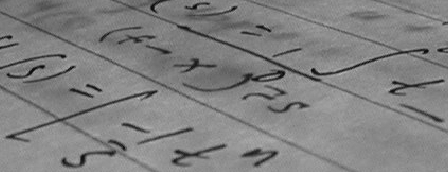
#> input picture skimage.data.text(), 448 x 172 px
$ jupyter execute lab_3_szkieletyzacja.ipynb
#> lines starting #> are read from the running program, lines starting #| are printed output that depends on the picture; after the words box and inside, x2 and y2 are one past the last pixel; in counts of white or black regions, pixels touching at a corner belong together
## Szkieletyzacja (skeletonization)

Szkieletyzacja polega na stopniowym usuwaniu pikseli z krawędzi obiektu, aż pozostanie jego szkielet — cienka linia biegnąca wzdłuż „środka” obiektu.
Szkielet zachowuje:
* kształt (ogólny zarys),
* topologię (połączenia między częściami),
* długość i układ rozgałęzień.

Piksele z brzegu obiektu są usuwane iteracyjnie, ale tylko wtedy, gdy:
* nie naruszają spójności obiektu,
* nie rozdzielają go na kilka części.

## Pocienianie (thinning)

Pocienianie to proces redukcji szerokości obiektu binarnego do linii o grubości jednego piksela, **bez koniecznego zachowania osi symetrii** jak w szkieletyzacji.
Działa poprzez stopniowe „ścienianie” kształtu z krawędzi, aż obiekt stanie się maksymalnie cienki.

[cell 1]
import matplotlib.pyplot as plt
import numpy as np
from skimage.morphology import skeletonize, thin
from skimage.draw import disk
from skimage.util import invert

# Utwórz prosty obiekt (np. dwa połączone okręgi)
image = np.zeros((200, 200), dtype=bool)
rr, cc = disk((100, 70), 40)
image[rr, cc] = 1
rr, cc = disk((100, 130), 40)
image[rr, cc] = 1

# Szkieletyzacja i pocienianie
skeleton = skeletonize(image)
thinned = thin(image)

# Wizualizacja
fig, ax = plt.subplots(1, 3, figsize=(14, 5))
ax[0].imshow(image, cmap='gray')
ax[0].set_title("Oryginalny obiekt")

ax[1].imshow(skeleton, cmap='gray')
ax[1].set_title("Szkieletyzacja (`skeletonize`)")

ax[2].imshow(thinned, cmap='gray')
ax[2].set_title("Pocienianie (`thin`)")

for a in ax:
    a.axis('off')

plt.tight_layout()
plt.show()
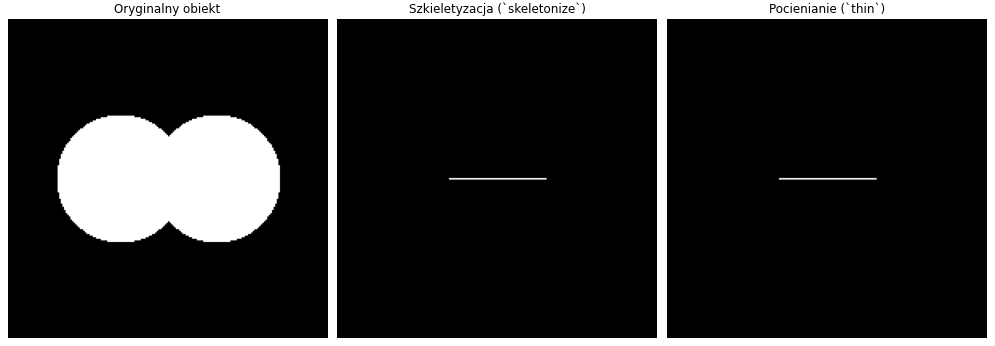
#> figure drawn by matplotlib, 3 panels

[cell 2]
import numpy as np
import matplotlib.pyplot as plt
from skimage import data, color
from skimage.filters import threshold_otsu
from skimage.morphology import skeletonize, thin

# Wczytaj obraz tekstu
img = data.text()
#> img is the input picture: shape (172, 448); min 10, max 197, mean 129.3

# Sprawdź czy RGB czy już 2D
if img.ndim == 3:
    gray = color.rgb2gray(img)
else:
    gray = img.astype(np.float64)
    if gray.max() > 1.0:
        gray /= gray.max()
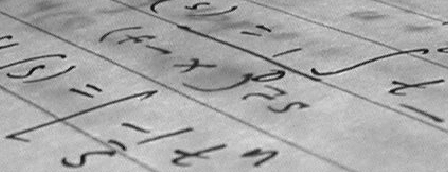
#> gray: shape (172, 448) float64; min 0.0508, max 1, mean 0.656

# Binarizacja
th = threshold_otsu(gray)
#> th = 0.557
binary = gray < th
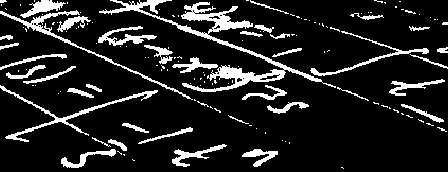
#> binary: shape (172, 448) bool; 13.3% white; 143 white regions (105 under 20 px), largest, box (x1, y1, x2, y2) and area: (99, 0, 336, 92) 2776, (0, 85, 158, 142) 809, (0, 10, 193, 100) 785
binary = binary.astype(bool)

# Szkieletyzacja i pocienianie
skel = skeletonize(binary)
#> skel: shape (172, 448) bool; 4.2% white in thin lines or dots
thin_img = thin(binary)
#> thin_img: shape (172, 448) bool; 4.2% white in thin lines or dots

# Oblicz różnice
only_skel = np.logical_and(skel, np.logical_not(thin_img))   # czerwone
#> only_skel: shape (172, 448) bool; 1.4% white in thin lines or dots
only_thin = np.logical_and(thin_img, np.logical_not(skel))   # niebieskie
#> only_thin: shape (172, 448) bool; 1.5% white in thin lines or dots
both = np.logical_and(skel, thin_img)                        # wspólne (białe)
#> both: shape (172, 448) bool; 2.8% white in thin lines or dots

# Utwórz kolorowy obraz różnic
diff_rgb = np.zeros((*binary.shape, 3))
diff_rgb[..., 0] = only_skel      # red channel
diff_rgb[..., 2] = only_thin      # blue channel
diff_rgb[..., 0:3] += both[..., None]  # dodaj wspólne (biały)
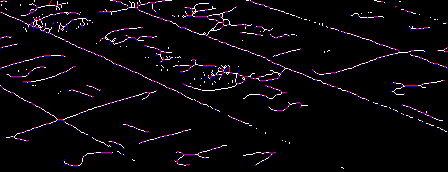
#> diff_rgb: shape (172, 448, 3) float64; mean of channels 0, 1, 2 0.0419, 0.0275, 0.0425; drawn as R, G, B

# --- Główne porównanie (4 obrazy) ---
fig, ax = plt.subplots(1, 4, figsize=(18, 5))
ax[0].imshow(binary, cmap='gray')
ax[0].set_title("Obraz binarny (litery)")

ax[1].imshow(skel, cmap='gray')
ax[1].set_title("Szkieletyzacja")

ax[2].imshow(thin_img, cmap='gray')
ax[2].set_title("Pocienianie")

ax[3].imshow(diff_rgb)
ax[3].set_title("Różnice:\nczerwone tylko skeletonize\nniebieskie tylko thin\nbiałe wspólne")

for a in ax:
    a.axis('off')
plt.tight_layout()
plt.show()

# --- Dodatkowe trzy obrazy osobno ---
fig, ax = plt.subplots(1, 3, figsize=(18, 6))

ax[0].imshow(only_skel, cmap='Reds')
ax[0].set_title("czerwone Piksele tylko w `skeletonize()`")

ax[1].imshow(only_thin, cmap='Blues')
ax[1].set_title("niebieskie Piksele tylko w `thin()`")

ax[2].imshow(both, cmap='gray')
ax[2].set_title("białe Piksele wspólne (obie metody)")

for a in ax:
    a.axis('off')

plt.tight_layout()
plt.show()

* Czerwony - Piksele obecne tylko w skeletonize - Ta metoda zostawia nieco „grubsze” fragmenty i rozgałęzienia.
* Niebieski	- Piksele obecne tylko w thin	Pocienianie usuwa więcej pikseli – daje cieńszy, jednolity szkielet.
* Biały	- Piksele wspólne	To „rdzeń” kształtu – wspólna oś uznana przez obie metody.

## Przycinanie (z ang. Pruning) to proces usuwania krótkich, nieistotnych gałązek ze szkieletu obiektu binarnego.
Celem tej operacji jest oczyszczenie szkieletu z drobnych odgałęzień, które powstały w wyniku:

* szumów w obrazie,
* niejednorodnego oświetlenia,
* nieidealnej segmentacji lub binarizacji.

Metody przycinania

* Iteracyjne usuwanie końcówek - najprostsza metoda: w każdej iteracji usuwa się piksele końcowe (z jednym sąsiadem). Po kilku iteracjach znikają krótkie odnogi, ale główny kształt zostaje zachowany.

* Pruning oparty na długości gałęzi. Wykrywa wszystkie gałęzie i mierzy ich długość (np. przez przeszukiwanie grafu). Usuwa tylko te, których długość < ustalonego progu (np. 10 pikseli).

* Pruning morfologiczny - Wykorzystuje operacje morfologiczne (np. hit-or-miss) do usuwania specyficznych wzorców końcówek.

[cell 3]
import numpy as np
import matplotlib.pyplot as plt
from scipy.ndimage import convolve
from skimage import data, color
from skimage.filters import threshold_otsu
from skimage.morphology import skeletonize, remove_small_objects

# --------- 0) Pomocnicze: bezpieczne przygotowanie obrazu binarnego ---------
def to_binary(img):
    """Zwraca obraz binarny (bool) niezależnie od formatu wejścia."""
    if img.dtype == bool and img.ndim == 2:
        return img
    if img.ndim == 3:   # RGB -> gray
        gray = color.rgb2gray(img)
    else:               # już 2D
        gray = img.astype(float)
        if gray.max() > 1.0:  # unormuj jeśli trzeba
            gray /= gray.max()
    th = threshold_otsu(gray)
    return (gray < th)  # ciemne obiekty = True

# Dane i binarizacja
img = data.horse()              # 2D (często bool)
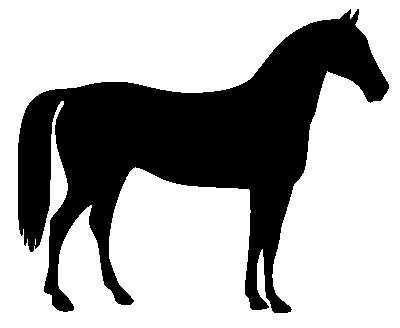
#> input picture skimage.data.horse(), 400 x 328 px
#> img is the input picture: shape (328, 400) bool; 66.9% white; 1 black region, box (x1, y1, x2, y2) and area: (18, 9, 389, 313) 43412
binary = to_binary(img)
binary = remove_small_objects(binary, 64)
#> binary: shape (328, 400) bool; 66.9% white; 1 black region, box (x1, y1, x2, y2) and area: (18, 9, 389, 313) 43418

# Szkieletyzacja
skel = skeletonize(binary)
#> skel: shape (328, 400) bool; 1.4% white in thin lines or dots

# Końcówki i pruning
def find_endpoints(skel_bool):
    """Zwraca maskę końcówek (pikseli z 1 sąsiadem w 8-sąsiedztwie)."""
    # 10 dla centrum, 1 dla sąsiadów -> 10 + 1 = 11 oznacza końcówkę
    kernel = np.array([[1,1,1],
                       [1,10,1],
                       [1,1,1]])
    conv = convolve(skel_bool.astype(np.uint8), kernel, mode='constant', cval=0)
    return conv == 11

def prune_skeleton(skel_bool, max_len=15):
    """
    Iteracyjnie usuwa końcówki do zadanej długości gałązki (max_len w pikselach).
    Każda iteracja odcina 1 piksel na końcu gałęzi.
    """
#> called with max_len = 20
    pruned = skel_bool.copy()
    for _ in range(max_len):
        endpoints = find_endpoints(pruned)
        # zatrzymaj, gdy nie ma już krótkich końcówek
        if not endpoints.any():
            break
        pruned = np.logical_and(pruned, ~endpoints)
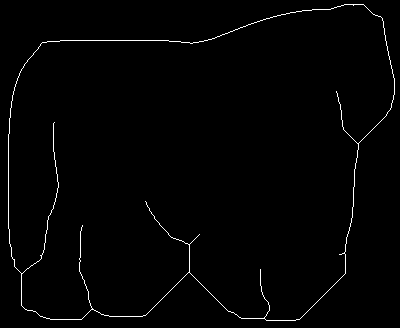
#> pruned: shape (328, 400) bool; 1.2% white in thin lines or dots
    return pruned

pruned = prune_skeleton(skel, max_len=20)

# Wizualizacja: oryginał, szkielet, końcówki, pruning
endpoints_before = find_endpoints(skel)
endpoints_after  = find_endpoints(pruned)
#> in find_endpoints (call 22), `return conv == 11`: returned value: shape (328, 400) bool; 0.01% white in thin lines or dots, all inside (x1, y1, x2, y2) = (54, 91, 340, 270)

fig, ax = plt.subplots(1, 4, figsize=(18, 5))
ax[0].imshow(binary, cmap='gray'); ax[0].set_title("Obraz binarny"); ax[0].axis('off')
ax[1].imshow(skel, cmap='gray');   ax[1].set_title("Szkieletyzacja"); ax[1].axis('off')

# nałóż końcówki przed pruning (czerwone)
ax[2].imshow(skel, cmap='gray')
y, x = np.where(endpoints_before)
#> y = [17, 71, 102, 181, 205, 218, 229, 239, 246, 249, 262]; x = [350, 327, 62, 138, 91, 219, 23, 27, 34, 262, 319]
ax[2].scatter(x, y, s=10, c='r')
ax[2].set_title("Końcówki przed pruning"); ax[2].axis('off')

# szkielet po pruning + końcówki po (niebieskie)
ax[3].imshow(pruned, cmap='gray')
y2, x2 = np.where(endpoints_after)
#> y2 = [91, 122, 201, 225, 234, 254, 269]; x2 = [336, 54, 145, 82, 199, 339, 260]
ax[3].scatter(x2, y2, s=10, c='b')
ax[3].set_title("Szkielet po pruning"); ax[3].axis('off')

plt.tight_layout()
plt.show()
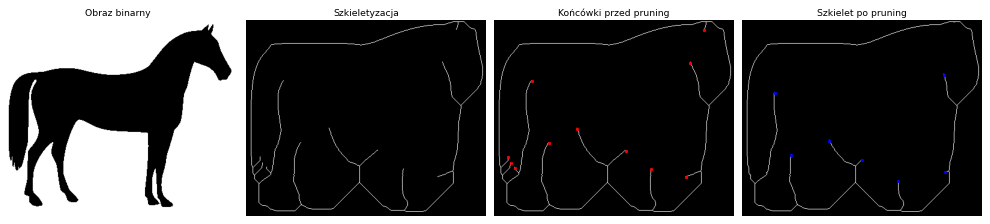
#> figure drawn by matplotlib, 4 panels

# Prosta statystyka
print("Piksele szkieletu (przed):", int(skel.sum()))
#| Piksele szkieletu (przed): 1823
print("Piksele szkieletu (po)   :", int(pruned.sum()))
#| Piksele szkieletu (po)   : 1624
print("Końcówki (przed)         :", int(endpoints_before.sum()))
#| Końcówki (przed)         : 11
print("Końcówki (po)            :", int(endpoints_after.sum()))
#| Końcówki (po)            : 7

# Zadanie 1. Analiza odcisków palców z wykorzystaniem szkieletyzacji

## Cel zadania
Celem jest przygotowanie obrazu odcisku palca, uzyskanie **jednopikselowego szkieletu linii papilarnych** i automatyczne wykrycie charakterystycznych punktów (**minucji**):
- **zakończeń linii** (ridge endings),
- **rozwidleń linii** (bifurcations).

### Etapy
1. Wczytanie obrazu w skali szarości.
2. Poprawa kontrastu (np. CLAHE).
3. Binaryzacja (Odsu, Sauvola).
4. Usunięcie drobnych zakłóceń (morfologia).
5. Szkieletyzacja.
6. Wykrywanie minucji metodą **Crossing Number**.
7. Wizualizacja i interpretacja wyników.

## Skąd pobrać obrazy odcisków palców?

*  NIST Special Database 302: https://www.nist.gov/itl/iad/btg/nist-special-database-302?utm_source=chatgpt.com
*  Tsinghua Simulated Fingerprint Database: https://ivg.au.tsinghua.edu.cn/dataset/TDFD.php

[cell 4]
from pathlib import Path
import numpy as np
import matplotlib.pyplot as plt
from scipy import ndimage as ndi
from skimage import color, exposure, filters, io, morphology, util

# Zmień tę ścieżkę, jeśli dysponujesz obrazem odcisku palca.
IMAGE_PATH = Path("fingerprint.png")


def synthetic_ridges(size=420, seed=12):
    """Syntetyczny obraz z liniami podobnymi do linii papilarnych (tylko demonstracja)."""
    rng = np.random.default_rng(seed)
    yy, xx = np.mgrid[:size, :size]
    x = (xx - size / 2) / size
    y = (yy - size / 2) / size
    # Nieliniowe, lekko odkształcone linie quasi-koncentryczne.
    r = np.sqrt((x + 0.09 * np.sin(8*y))**2 + (1.17*y)**2 + 1e-6)
    theta = np.arctan2(y, x)
    phase = 2 * np.pi * (31 * r + 0.23*np.sin(3*theta) + 0.05*np.sin(12*x))
    ridge = np.cos(phase) > 0.03
    ellipse = (x / .44)**2 + (y / .47)**2 < 1
    image = np.ones((size, size), dtype=float) * .93
    image[ridge & ellipse] = .22
    image += rng.normal(0, .055, image.shape)
    image = np.clip(image, 0, 1)
    # Białe tło poza obszarem linii.
    image[~ellipse] = 1.0
    return image

def show_comparison(images, titles):
    fig, ax = plt.subplots(1, len(images))
    ax[0].imshow(images[0], cmap='gray')
    ax[0].set_title(titles[0])
    ax[1].imshow(images[1], cmap='gray')
    ax[1].set_title(titles[1])

    for a in ax:
        a.axis("off")

    plt.tight_layout()
    plt.show()


if IMAGE_PATH.is_file():
    raw = io.imread(IMAGE_PATH)
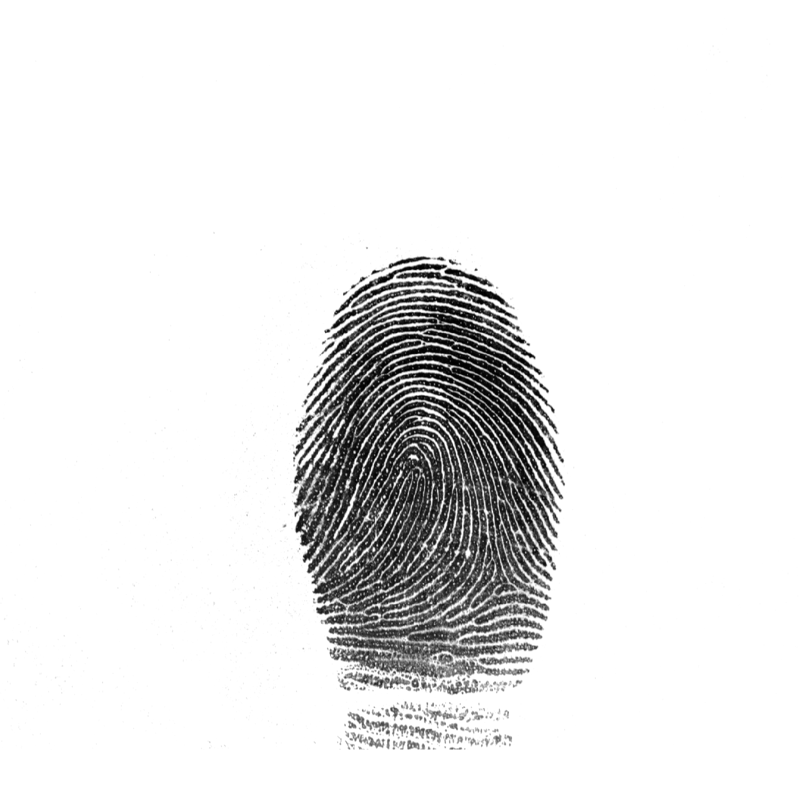
#> input picture fingerprint.png, 800 x 800 px
#> raw is the input picture: shape (800, 800); min 0, max 255, mean 232.6
    if raw.ndim == 3:
        raw = color.rgb2gray(raw[..., :3])
    gray = util.img_as_float(raw)
#> gray: shape (800, 800) float64
    gray = exposure.rescale_intensity(gray, out_range=(0.0, 1.0))
    source = f"Plik: {IMAGE_PATH}"
else:
    gray = synthetic_ridges()
    source = "Przykład syntetyczny (brak fingerprint.png)"

print(source, '| rozmiar:', gray.shape)
#| Plik: fingerprint.png | rozmiar: (800, 800)
plt.figure(figsize=(5, 5))
plt.imshow(gray, cmap='gray', vmin=0, vmax=1)
plt.title('Obraz wejściowy')
plt.axis('off');

## 1. Przygotowanie obrazu i binaryzacja

W odciskach o **ciemnych liniach na jasnym tle** linie papilarne powinny otrzymać wartość `True` (1) w obrazie binarnym. CLAHE poprawia kontrast lokalny, a próg Sauvoli dostosowuje się do jasności otoczenia. Maska obszaru zainteresowania (ROI) ogranicza analizę do rejonu zawierającego linie.
Oczyszczanie obrazu – usuń drobne zakłócenia i wypełnij niewielkie otwory

**Uwaga:** W rzeczywistych obrazach odcisków palców jakość segmentacji obszaru zainteresowania bywa trudna i wymaga dostrojenia parametrów.

[cell 5]
clahe_equalized = exposure.equalize_adapthist(gray, clip_limit=0.1)
show_comparison([gray, clahe_equalized], ["Oryginał", "CLAHE(clip_limit=0.1)"])
#> the loop in show_comparison, `for a in ax:` made 2 passes

[cell 6]
binary = util.invert(clahe_equalized > filters.threshold_sauvola(clahe_equalized))
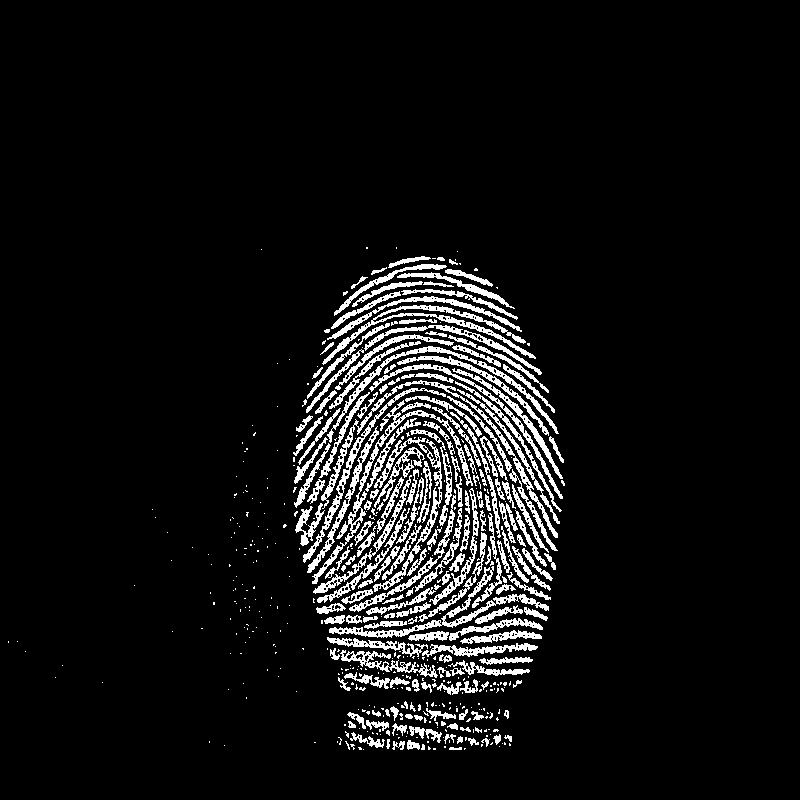
#> binary: shape (800, 800) bool; 7.3% white; 516 white regions (332 under 20 px), largest, box (x1, y1, x2, y2) and area: (312, 400, 473, 584) 1550, (322, 305, 536, 365) 1522, (321, 380, 558, 538) 1513

show_comparison([clahe_equalized, binary], ["CLAHE", "Sauvola"])
#> the loop in show_comparison (call 2), `for a in ax:` made 2 passes

[cell 7]
neighborhood = morphology.disk(
    radius=3
)
filtered = filters.median(binary, neighborhood)
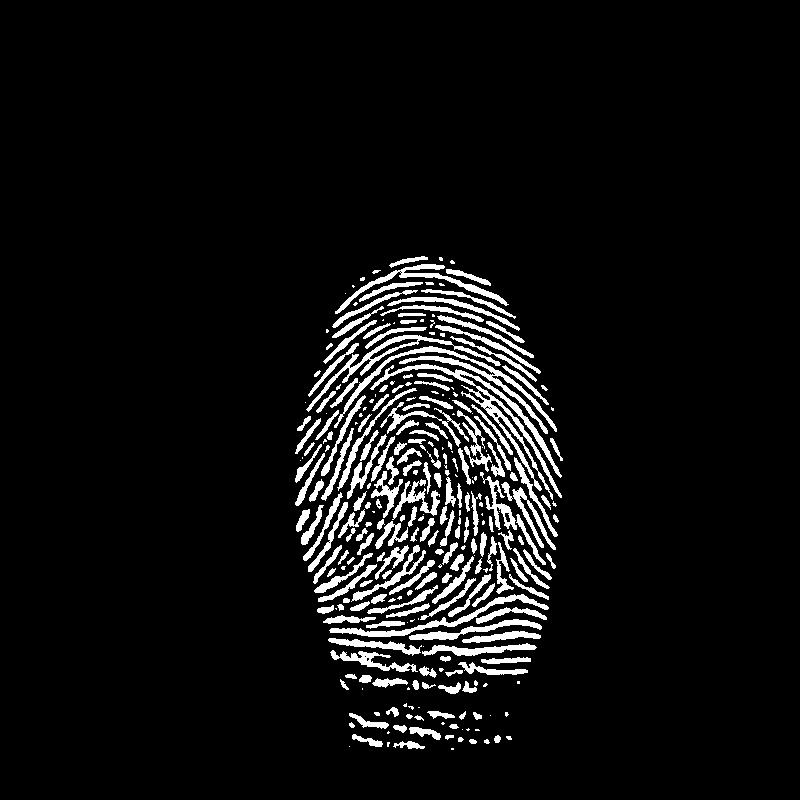
#> filtered: shape (800, 800) bool; 6.4% white; 291 white regions (92 under 20 px), largest, box (x1, y1, x2, y2) and area: (370, 364, 562, 500) 2641, (334, 346, 557, 434) 1928, (306, 335, 501, 412) 1221
show_comparison([binary, filtered], ["Sauvola", "Filtered"])

# Try to fill lines before
# Try selecting different neighborhood
# Try to use opening and closing
